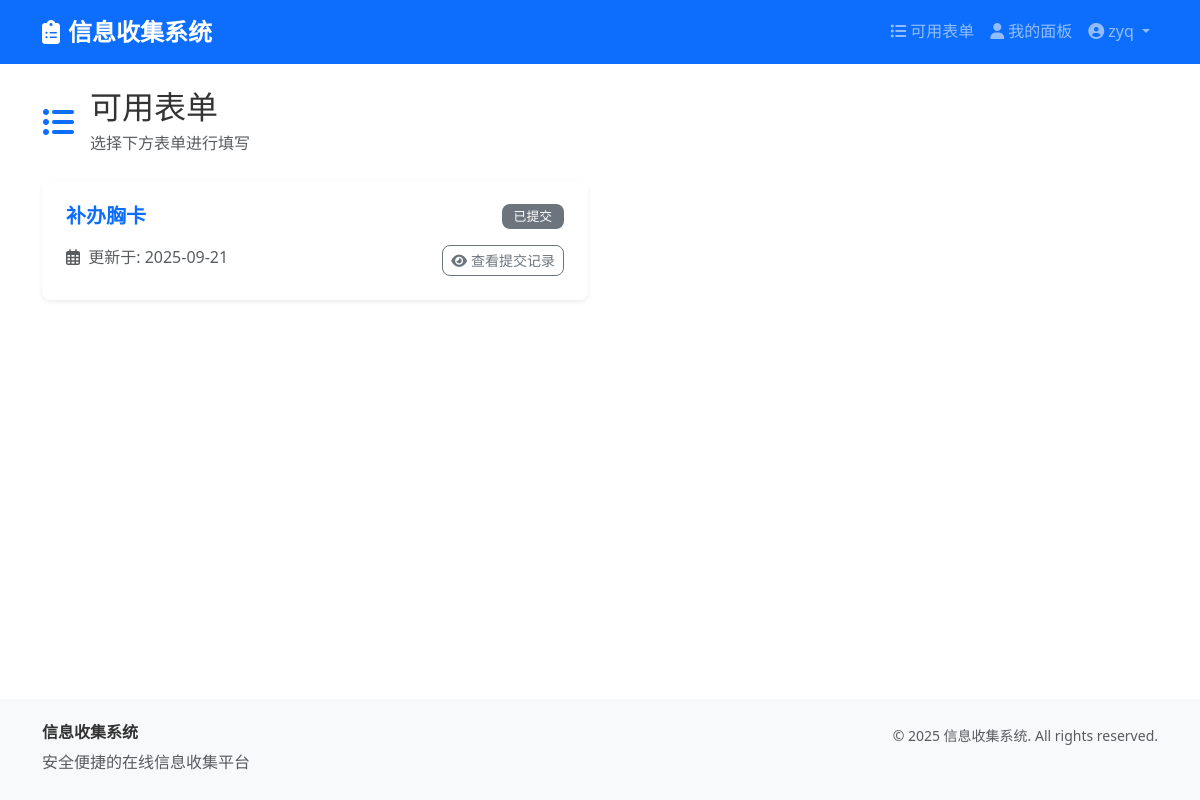
The app's page /available_forms (signed in) with its own data.
### models.py (models this page shows, shortened)
class User(UserMixin, db.Model):
    id = db.Column(db.Integer, primary_key=True)
    email = db.Column(db.String(120), unique=True, nullable=True)
    phone = db.Column(db.String(20), unique=True, nullable=True)
    password_hash = db.Column(db.String(255), nullable=False)
    name = db.Column(db.String(100), nullable=False)
    created_at = db.Column(db.DateTime, default=datetime.utcnow)
    is_active = db.Column(db.Boolean, default=True)
    submissions = db.relationship('Submission', backref='user', lazy=True)

class Form(db.Model):
    id = db.Column(db.Integer, primary_key=True)
    title = db.Column(db.String(200), nullable=False)
    description = db.Column(db.Text)
    created_at = db.Column(db.DateTime, default=datetime.utcnow)
    updated_at = db.Column(db.DateTime, default=datetime.utcnow, onupdate=datetime.utcnow)
    is_active = db.Column(db.Boolean, default=True)
    allow_multiple_submissions = db.Column(db.Boolean, default=False)  # 是否允许多次填写
    created_by = db.Column(db.Integer, db.ForeignKey('admin.id'), nullable=False)
    fields = db.relationship('FormField', backref='form', lazy=True, cascade='all, delete-orphan')
    submissions = db.relationship('Submission', backref='form', lazy=True, cascade='all, delete-orphan')

### app.py (the view)
    @app.route('/available_forms')
    @login_required
    def available_forms():
        if current_user.get_id().startswith('admin_'):
            return redirect(url_for('admin_dashboard'))
        active_forms = Form.query.filter_by(is_active=True).order_by(Form.updated_at.desc()).all()
        user_submissions = Submission.query.filter_by(user_id=current_user.id).all()
        user_submitted_form_ids = [submission.form_id for submission in user_submissions]
        return render_template('user/available_forms.html',
                               forms=active_forms,
                               submitted_form_ids=user_submitted_form_ids,
                               submissions=user_submissions)

### templates/user/available_forms.html (shortened to what this page needs)
{% extends 'base.html' %}
{% block content %}
<div class="container py-4">
    <div class="row mb-4">
        <div class="col-12">
            <div class="d-flex align-items-center">
                <i class="fas fa-list-ul text-primary me-3" style="font-size: 2rem;"></i>
                <div>
                    <h2 class="mb-1">可用表单</h2>
                    <p class="text-muted mb-0">选择下方表单进行填写</p>
                </div>
            </div>
        </div>
    </div>
    <div class="row">
        {% if forms %}
            {% for form in forms %}
                <div class="col-md-6 mb-4">
                    <div class="card border-0 shadow-sm h-100 transition-all duration-300 hover:shadow-md">
                        <div class="card-body p-4">
                            <div class="d-flex justify-content-between items-start mb-3">
                                <h5 class="fw-bold text-primary mb-0">{{ form.title }}</h5>
                                {% if form.id in submitted_form_ids and not form.allow_multiple_submissions %}
                                    <span class="badge bg-secondary">已提交</span>
                                {% else %}
                                    <span class="badge bg-primary">可填写</span>
                                {% endif %}
                            </div>
                            <div class="d-flex justify-content-between items-center">
                                <span class="text-sm text-muted">
                                    <i class="far fa-calendar-alt me-1"></i>
                                    更新于: {{ form.updated_at.strftime('%Y-%m-%d') }}
                                </span>
                                {% if form.id in submitted_form_ids and not form.allow_multiple_submissions %}
                                    <a href="{{ url_for('view_submission', submission_id=submissions|selectattr('form_id', 'equalto', form.id)|first|attr('id')) }}"
                                       class="btn btn-sm btn-outline-secondary" disabled>
                                        <i class="fas fa-eye me-1"></i>查看提交记录
                                    </a>
                                {% else %}
                                    <a href="{{ url_for('view_form', form_id=form.id) }}"
                                       class="btn btn-sm btn-primary">
                                        <i class="fas fa-edit me-1"></i>填写表单
                                    </a>
                                {% endif %}
                            </div>
                        </div>
                    </div>
                </div>
            {% endfor %}
        {% else %}
            <div class="col-12 text-center py-10">
                <i class="fas fa-file-alt text-muted" style="font-size: 5rem;"></i>
                <h5 class="text-muted mt-3">暂无可用表单</h5>
                <p class="text-muted">请联系管理员创建表单</p>
            </div>
        {% endif %}
    </div>
</div>
{% endblock %}

### templates/base.html (shortened to what this page needs)
<!DOCTYPE html>
<html lang="zh-CN">
<head>
    <link href="https://cdn.jsdelivr.net/npm/bootstrap@5.3.0/dist/css/bootstrap.min.css" rel="stylesheet">
    <link href="https://cdnjs.cloudflare.com/ajax/libs/font-awesome/6.4.0/css/all.min.css" rel="stylesheet">
    <link href="{{ url_for('static', filename='css/style.css') }}" rel="stylesheet">
</head>
<body class="d-flex flex-column min-vh-100">
    <nav class="navbar navbar-expand-lg navbar-dark bg-primary">
        <div class="container">
            <a class="navbar-brand fw-bold" href="{{ url_for('index') }}">
                <i class="fas fa-clipboard-list me-2"></i>信息收集系统
            </a>
            <div class="collapse navbar-collapse" id="navbarNav">
                <ul class="navbar-nav ms-auto">
                    {% if current_user.is_authenticated %}
                        {% if current_user.get_id().startswith('admin_') %}
                            <li class="nav-item">
                                <a class="nav-link" href="{{ url_for('admin_dashboard') }}">
                                    <i class="fas fa-tachometer-alt me-1"></i>管理后台
                                </a>
                            </li>
                            <li class="nav-item">
                                <a class="nav-link" href="{{ url_for('admin_forms') }}">
                                    <i class="fas fa-list me-1"></i>表单管理
                                </a>
                            </li>
                            <li class="nav-item">
                                <a class="nav-link" href="{{ url_for('admin_users') }}">
                                    <i class="fas fa-users me-1"></i>用户管理
                                </a>
                            </li>
                        {% else %}
                            <li class="nav-item">
                                <a class="nav-link" href="{{ url_for('available_forms') }}">
                                    <i class="fas fa-list-ul me-1"></i>可用表单
                                </a>
                            </li>
                            <li class="nav-item">
                                <a class="nav-link" href="{{ url_for('dashboard') }}">
                                    <i class="fas fa-user me-1"></i>我的面板
                                </a>
                            </li>
                        {% endif %}
                        <li class="nav-item dropdown">
                            <a class="nav-link dropdown-toggle" href="#" role="button" data-bs-toggle="dropdown">
                                <i class="fas fa-user-circle me-1"></i>{{ current_user.name }}
                            </a>
                        </li>
                    {% endif %}
                </ul>
            </div>
        </div>
    </nav>
    <main class="flex-grow-1">
        {% block content %}{% endblock %}
    </main>
    <footer class="bg-light mt-5 py-4">
        <div class="container">
            <div class="row">
                <div class="col-md-6">
                    <h6 class="fw-bold">信息收集系统</h6>
                    <p class="text-muted mb-0">安全便捷的在线信息收集平台</p>
                </div>
                <div class="col-md-6 text-md-end">
                    <p class="text-muted mb-0">
                        <small>© 2025 信息收集系统. All rights reserved.</small>
                    </p>
                </div>
            </div>
        </div>
    </footer>
</body>
</html>

### static/css/style.css (style rules this page uses)
:root { --primary-color: #007bff; --secondary-color: #6c757d; --success-color: #28a745; --danger-color: #dc3545; --warning-color: #ffc107; --info-color: #17a2b8; --light-color: #f8f9fa; --dark-color: #343a40; --border-radius: 0.5rem; --box-shadow: 0 0.125rem 0.25rem rgba(0, 0, 0, 0.075); --box-shadow-lg: 0 1rem 3rem rgba(0, 0, 0, 0.175); }
body { font-family: 'Segoe UI', Tahoma, Geneva, Verdana, sans-serif; line-height: 1.6; color: #333; }
.navbar-brand { font-size: 1.5rem; font-weight: 700; }
.card { border-radius: var(--border-radius); box-shadow: var(--box-shadow); transition: all 0.3s ease; }
.btn { border-radius: var(--border-radius); font-weight: 500; transition: all 0.3s ease; }
.badge { border-radius: var(--border-radius); font-size: 0.8rem; font-weight: 500; padding: 0.375rem 0.75rem; }
.loaded * { transition-duration: 0.3s; }
.btn, .card, .modal, .dropdown-menu { transform: translateZ(0); -webkit-transform: translateZ(0); }

### records on screen
User: name "zyq"
Form: title "补办胸卡", allow_multiple_submissions "已提交", updated_at "2025-09-21"
